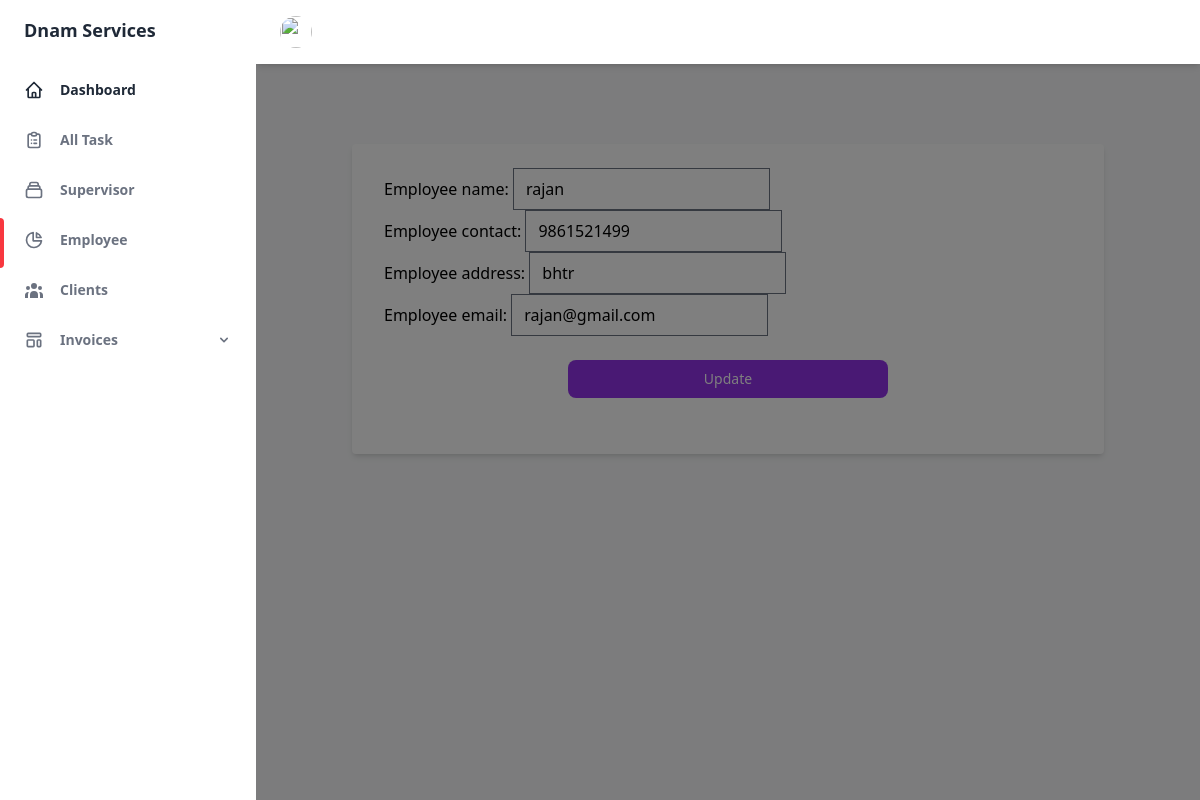
Screenshot of /editemployee/11 (signed in) with the database file from the repository.
### dnamservices/models.py (models this page shows, shortened)
class Employee(models.Model):
    employee_user = models.OneToOneField(Superviser, null=True, blank=True, on_delete=models.CASCADE)
    employee_name = models.CharField(max_length=50)
    employee_contact = models.CharField(max_length=50, null=True, blank=True)
    employee_address = models.CharField(max_length=50, null=True, blank=True)
    employee_email = models.EmailField(max_length=254, null=True, blank=True)

### dnamservices/views.py (the view)
# urls.py: path('editemployee/<str:pk>', EditEmployeeView, name="editemployee"),
@login_required()
def EditEmployeeView(request, pk):
    template_name = "dnam/dashboard/employees/editemployee.html"
    employee = Employee.objects.get(id=pk)
    form = EditEmployeeForm(instance=employee)
    if request.method=="POST":
        form = EditEmployeeForm(request.POST, instance=employee)
        if form.is_valid():
            form.save()
        return redirect("allemployee")
    context = {
        'form':form,
        'employee':employee
    }
    return render(request, template_name, context)

### dnamservices/forms.py
class EditEmployeeForm(forms.ModelForm):
    class Meta:
        model = Employee
        fields = ['employee_name', 'employee_contact', 'employee_address', 'employee_email']

### theme/templates/dnam/dashboard/employees/editemployee.html (shortened to what this page needs)
{% extends 'base.html' %}
{% block employee-active %}
<span
  class="absolute inset-y-0 left-0 w-1 bg-[#f8373f] rounded-tr-lg rounded-br-lg"
  aria-hidden="true"></span>
{% endblock employee-active %}
{% load crispy_forms_tags %}
{% load tailwind_filters %}
{% block content %}
<main class="h-full overflow-y-auto">
    <div class=" mx-auto max-w-6xl py-20 px-12 lg:px-24  mb-24">
        <div class="bg-white shadow-md rounded px-8 pt-6 pb-8 mb-4 flex flex-col">
        <form method="POST">
            {% if employee.employee_user is not none %}
            Name:
            {{employee.employee_name}}
            Contact:
            {{employee.employee_user.superviser_contact}}
            Address:
            {{employee.employee_user.superviser_address}}
            Email:
            {{employee.employee_user.superviser_user.email}}
            <div class="px-6 my-6 flex justify-center">
              <button type="submit"
                class="flex items-center justify-center md:w-1/2  px-4 py-2 text-sm font-medium leading-5 text-white transition-colors duration-150 bg-purple-600 border border-transparent rounded-lg active:bg-purple-600 hover:bg-purple-700 focus:outline-none focus:shadow-outline-purple"
              >
              Update
              </button>
            </div>
            {% else %}
            {{form|crispy}}
          <div class="px-6 my-6 flex justify-center">
                <button type="submit"
                  class="flex items-center justify-center md:w-1/2  px-4 py-2 text-sm font-medium leading-5 text-white transition-colors duration-150 bg-purple-600 border border-transparent rounded-lg active:bg-purple-600 hover:bg-purple-700 focus:outline-none focus:shadow-outline-purple"
                >
                Update
                </button>
              </div>
              {% endif %}
        </form>
    </div>
      </div>
</main>
{% endblock content %}

### rows the page displays
Employee: employee_name "rajan", employee_contact "9861521499", employee_address "bhtr", employee_email "rajan@gmail.com"
